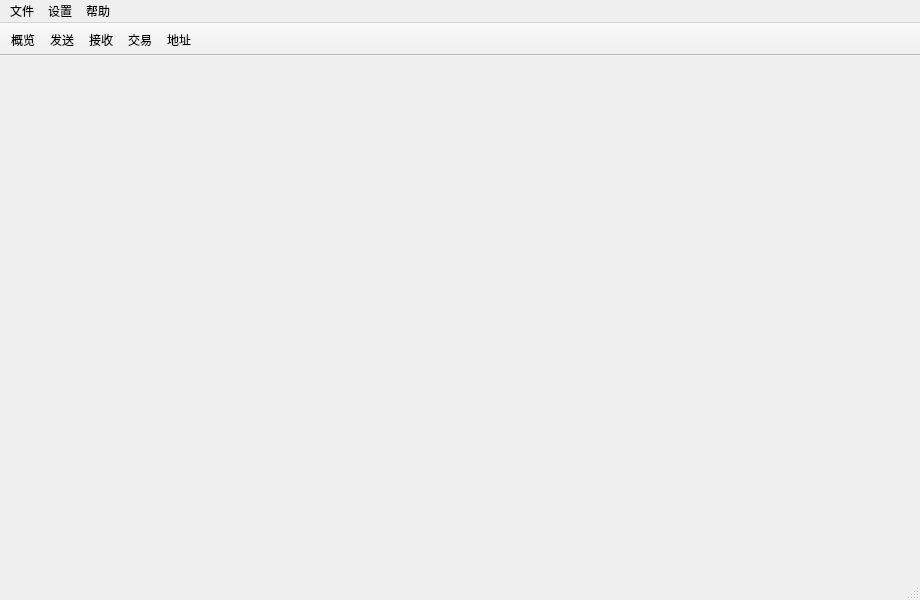
<?xml version="1.0" encoding="UTF-8"?>
<ui version="4.0">
 <class>MainWindow</class>
 <widget class="QMainWindow" name="MainWindow">
  <property name="geometry">
   <rect>
    <x>0</x>
    <y>0</y>
    <width>920</width>
    <height>600</height>
   </rect>
  </property>
  <property name="sizePolicy">
   <sizepolicy hsizetype="Preferred" vsizetype="Preferred">
    <horstretch>0</horstretch>
    <verstretch>0</verstretch>
   </sizepolicy>
  </property>
  <property name="minimumSize">
   <size>
    <width>0</width>
    <height>0</height>
   </size>
  </property>
  <property name="maximumSize">
   <size>
    <width>16777215</width>
    <height>16777215</height>
   </size>
  </property>
  <property name="windowTitle">
   <string>主窗口</string>
  </property>
  <property name="windowIcon">
   <iconset resource="../../resources.qrc">
    <normaloff>:/images/cryptonote</normaloff>:/images/cryptonote</iconset>
  </property>
  <widget class="QWidget" name="centralwidget">
   <layout class="QHBoxLayout" name="horizontalLayout">
    <property name="spacing">
     <number>0</number>
    </property>
    <property name="leftMargin">
     <number>0</number>
    </property>
    <property name="topMargin">
     <number>0</number>
    </property>
    <property name="rightMargin">
     <number>0</number>
    </property>
    <property name="bottomMargin">
     <number>0</number>
    </property>
    <item>
     <widget class="WalletGui::OverviewFrame" name="m_overviewFrame">
      <property name="frameShape">
       <enum>QFrame::NoFrame</enum>
      </property>
      <property name="frameShadow">
       <enum>QFrame::Raised</enum>
      </property>
     </widget>
    </item>
    <item>
     <widget class="WalletGui::SendFrame" name="m_sendFrame">
      <property name="frameShape">
       <enum>QFrame::NoFrame</enum>
      </property>
      <property name="frameShadow">
       <enum>QFrame::Raised</enum>
      </property>
     </widget>
    </item>
    <item>
     <widget class="WalletGui::ReceiveFrame" name="m_receiveFrame">
      <property name="frameShape">
       <enum>QFrame::NoFrame</enum>
      </property>
      <property name="frameShadow">
       <enum>QFrame::Raised</enum>
      </property>
     </widget>
    </item>
    <item>
     <widget class="WalletGui::TransactionsFrame" name="m_transactionsFrame">
      <property name="frameShape">
       <enum>QFrame::NoFrame</enum>
      </property>
      <property name="frameShadow">
       <enum>QFrame::Raised</enum>
      </property>
     </widget>
    </item>
    <item>
     <widget class="WalletGui::AddressBookFrame" name="m_addressBookFrame">
      <property name="frameShape">
       <enum>QFrame::NoFrame</enum>
      </property>
      <property name="frameShadow">
       <enum>QFrame::Raised</enum>
      </property>
     </widget>
    </item>
   </layout>
  </widget>
  <widget class="QMenuBar" name="menubar">
   <property name="geometry">
    <rect>
     <x>0</x>
     <y>0</y>
     <width>920</width>
     <height>23</height>
    </rect>
   </property>
   <widget class="QMenu" name="menuFile">
    <property name="title">
     <string>文件</string>
    </property>
    <addaction name="m_createWalletAction"/>
    <addaction name="m_openWalletAction"/>
    <addaction name="m_backupWalletAction"/>
    <addaction name="m_exitAction"/>
   </widget>
   <widget class="QMenu" name="menuSettings">
    <property name="title">
     <string>设置</string>
    </property>
    <addaction name="m_encryptWalletAction"/>
    <addaction name="m_changePasswordAction"/>
    <addaction name="separator"/>
    <addaction name="m_startOnLoginAction"/>
    <addaction name="m_minimizeToTrayAction"/>
    <addaction name="m_closeToTrayAction"/>
    <addaction name="separator"/>
    <addaction name="actionSetting"/>
   </widget>
   <widget class="QMenu" name="menuHelp">
    <property name="title">
     <string>帮助</string>
    </property>
    <addaction name="m_aboutCryptonoteAction"/>
    <addaction name="m_aboutQtAction"/>
   </widget>
   <addaction name="menuFile"/>
   <addaction name="menuSettings"/>
   <addaction name="menuHelp"/>
  </widget>
  <widget class="QToolBar" name="toolBar">
   <property name="windowTitle">
    <string>工具栏</string>
   </property>
   <property name="movable">
    <bool>false</bool>
   </property>
   <property name="toolButtonStyle">
    <enum>Qt::ToolButtonTextBesideIcon</enum>
   </property>
   <attribute name="toolBarArea">
    <enum>TopToolBarArea</enum>
   </attribute>
   <attribute name="toolBarBreak">
    <bool>false</bool>
   </attribute>
   <addaction name="m_overviewAction"/>
   <addaction name="m_sendAction"/>
   <addaction name="m_receiveAction"/>
   <addaction name="m_transactionsAction"/>
   <addaction name="m_addressBookAction"/>
  </widget>
  <widget class="QStatusBar" name="statusBar"/>
  <action name="m_overviewAction">
   <property name="checkable">
    <bool>true</bool>
   </property>
   <property name="enabled">
    <bool>true</bool>
   </property>
   <property name="icon">
    <iconset resource="../../resources.qrc">
     <normaloff>:/icons/overview</normaloff>:/icons/overview</iconset>
   </property>
   <property name="text">
    <string>概览</string>
   </property>
  </action>
  <action name="m_sendAction">
   <property name="checkable">
    <bool>true</bool>
   </property>
   <property name="enabled">
    <bool>true</bool>
   </property>
   <property name="icon">
    <iconset resource="../../resources.qrc">
     <normaloff>:/icons/send</normaloff>:/icons/send</iconset>
   </property>
   <property name="text">
    <string>发送</string>
   </property>
  </action>
  <action name="m_receiveAction">
   <property name="checkable">
    <bool>true</bool>
   </property>
   <property name="enabled">
    <bool>true</bool>
   </property>
   <property name="icon">
    <iconset resource="../../resources.qrc">
     <normaloff>:/icons/receive</normaloff>:/icons/receive</iconset>
   </property>
   <property name="text">
    <string>接收</string>
   </property>
  </action>
  <action name="m_transactionsAction">
   <property name="checkable">
    <bool>true</bool>
   </property>
   <property name="enabled">
    <bool>true</bool>
   </property>
   <property name="icon">
    <iconset resource="../../resources.qrc">
     <normaloff>:/icons/transactions</normaloff>:/icons/transactions</iconset>
   </property>
   <property name="text">
    <string>交易</string>
   </property>
  </action>
  <action name="m_exitAction">
   <property name="enabled">
    <bool>true</bool>
   </property>
   <property name="text">
    <string>退出</string>
   </property>
   <property name="shortcut">
    <string>Ctrl+Q</string>
   </property>
  </action>
  <action name="m_addressBookAction">
   <property name="checkable">
    <bool>true</bool>
   </property>
   <property name="enabled">
    <bool>true</bool>
   </property>
   <property name="icon">
    <iconset resource="../../resources.qrc">
     <normaloff>:/icons/address-book</normaloff>:/icons/address-book</iconset>
   </property>
   <property name="text">
    <string>地址</string>
   </property>
  </action>
  <action name="m_createWalletAction">
   <property name="enabled">
    <bool>true</bool>
   </property>
   <property name="text">
    <string>创建钱包</string>
   </property>
  </action>
  <action name="m_openWalletAction">
   <property name="enabled">
    <bool>true</bool>
   </property>
   <property name="text">
    <string>打开钱包</string>
   </property>
  </action>
  <action name="m_encryptWalletAction">
   <property name="enabled">
    <bool>true</bool>
   </property>
   <property name="text">
    <string>加密钱包</string>
   </property>
  </action>
  <action name="m_changePasswordAction">
   <property name="enabled">
    <bool>true</bool>
   </property>
   <property name="text">
    <string>修改密码</string>
   </property>
   <property name="toolTip">
    <string>修改密码</string>
   </property>
  </action>
  <action name="m_aboutCryptonoteAction">
   <property name="enabled">
    <bool>true</bool>
   </property>
   <property name="text">
    <string>关于</string>
   </property>
  </action>
  <action name="m_aboutQtAction">
   <property name="enabled">
    <bool>true</bool>
   </property>
   <property name="text">
    <string>关于Qt</string>
   </property>
  </action>
  <action name="m_backupWalletAction">
   <property name="enabled">
    <bool>true</bool>
   </property>
   <property name="text">
    <string>备份钱包</string>
   </property>
  </action>
  <action name="m_startOnLoginAction">
   <property name="checkable">
    <bool>true</bool>
   </property>
   <property name="text">
    <string>随系统启动而启动</string>
   </property>
  </action>
  <action name="m_minimizeToTrayAction">
   <property name="checkable">
    <bool>true</bool>
   </property>
   <property name="text">
    <string>最小化到图标</string>
   </property>
  </action>
  <action name="m_closeToTrayAction">
   <property name="checkable">
    <bool>true</bool>
   </property>
   <property name="text">
    <string>关闭成图标</string>
   </property>
  </action>
  <action name="actionSetting">
   <property name="text">
    <string>设置</string>
   </property>
  </action>
 </widget>
 <customwidgets>
  <customwidget>
   <class>WalletGui::OverviewFrame</class>
   <extends>QFrame</extends>
   <header>gui/OverviewFrame.h</header>
   <container>1</container>
  </customwidget>
  <customwidget>
   <class>WalletGui::SendFrame</class>
   <extends>QFrame</extends>
   <header>gui/SendFrame.h</header>
   <container>1</container>
  </customwidget>
  <customwidget>
   <class>WalletGui::ReceiveFrame</class>
   <extends>QFrame</extends>
   <header>gui/ReceiveFrame.h</header>
   <container>1</container>
  </customwidget>
  <customwidget>
   <class>WalletGui::TransactionsFrame</class>
   <extends>QFrame</extends>
   <header>gui/TransactionsFrame.h</header>
   <container>1</container>
  </customwidget>
  <customwidget>
   <class>WalletGui::AddressBookFrame</class>
   <extends>QFrame</extends>
   <header>gui/AddressBookFrame.h</header>
   <container>1</container>
  </customwidget>
 </customwidgets>
 <resources>
  <include location="../../resources.qrc"/>
 </resources>
 <connections>
  <connection>
   <sender>m_overviewAction</sender>
   <signal>toggled(bool)</signal>
   <receiver>m_overviewFrame</receiver>
   <slot>setVisible(bool)</slot>
   <hints>
    <hint type="sourcelabel">
     <x>-1</x>
     <y>-1</y>
    </hint>
    <hint type="destinationlabel">
     <x>112</x>
     <y>333</y>
    </hint>
   </hints>
  </connection>
  <connection>
   <sender>m_sendAction</sender>
   <signal>toggled(bool)</signal>
   <receiver>m_sendFrame</receiver>
   <slot>setVisible(bool)</slot>
   <hints>
    <hint type="sourcelabel">
     <x>-1</x>
     <y>-1</y>
    </hint>
    <hint type="destinationlabel">
     <x>337</x>
     <y>333</y>
    </hint>
   </hints>
  </connection>
  <connection>
   <sender>m_receiveAction</sender>
   <signal>toggled(bool)</signal>
   <receiver>m_receiveFrame</receiver>
   <slot>setVisible(bool)</slot>
   <hints>
    <hint type="sourcelabel">
     <x>-1</x>
     <y>-1</y>
    </hint>
    <hint type="destinationlabel">
     <x>562</x>
     <y>333</y>
    </hint>
   </hints>
  </connection>
  <connection>
   <sender>m_transactionsAction</sender>
   <signal>toggled(bool)</signal>
   <receiver>m_transactionsFrame</receiver>
   <slot>setVisible(bool)</slot>
   <hints>
    <hint type="sourcelabel">
     <x>-1</x>
     <y>-1</y>
    </hint>
    <hint type="destinationlabel">
     <x>787</x>
     <y>333</y>
    </hint>
   </hints>
  </connection>
  <connection>
   <sender>m_addressBookAction</sender>
   <signal>toggled(bool)</signal>
   <receiver>m_addressBookFrame</receiver>
   <slot>setVisible(bool)</slot>
   <hints>
    <hint type="sourcelabel">
     <x>-1</x>
     <y>-1</y>
    </hint>
    <hint type="destinationlabel">
     <x>809</x>
     <y>320</y>
    </hint>
   </hints>
  </connection>
  <connection>
   <sender>m_createWalletAction</sender>
   <signal>triggered()</signal>
   <receiver>MainWindow</receiver>
   <slot>createWallet()</slot>
   <hints>
    <hint type="sourcelabel">
     <x>-1</x>
     <y>-1</y>
    </hint>
    <hint type="destinationlabel">
     <x>449</x>
     <y>299</y>
    </hint>
   </hints>
  </connection>
  <connection>
   <sender>m_openWalletAction</sender>
   <signal>triggered()</signal>
   <receiver>MainWindow</receiver>
   <slot>openWallet()</slot>
   <hints>
    <hint type="sourcelabel">
     <x>-1</x>
     <y>-1</y>
    </hint>
    <hint type="destinationlabel">
     <x>449</x>
     <y>299</y>
    </hint>
   </hints>
  </connection>
  <connection>
   <sender>m_encryptWalletAction</sender>
   <signal>triggered()</signal>
   <receiver>MainWindow</receiver>
   <slot>encryptWallet()</slot>
   <hints>
    <hint type="sourcelabel">
     <x>-1</x>
     <y>-1</y>
    </hint>
    <hint type="destinationlabel">
     <x>449</x>
     <y>299</y>
    </hint>
   </hints>
  </connection>
  <connection>
   <sender>m_changePasswordAction</sender>
   <signal>triggered()</signal>
   <receiver>MainWindow</receiver>
   <slot>encryptWallet()</slot>
   <hints>
    <hint type="sourcelabel">
     <x>-1</x>
     <y>-1</y>
    </hint>
    <hint type="destinationlabel">
     <x>449</x>
     <y>299</y>
    </hint>
   </hints>
  </connection>
  <connection>
   <sender>m_aboutQtAction</sender>
   <signal>triggered()</signal>
   <receiver>MainWindow</receiver>
   <slot>aboutQt()</slot>
   <hints>
    <hint type="sourcelabel">
     <x>-1</x>
     <y>-1</y>
    </hint>
    <hint type="destinationlabel">
     <x>449</x>
     <y>299</y>
    </hint>
   </hints>
  </connection>
  <connection>
   <sender>m_backupWalletAction</sender>
   <signal>triggered()</signal>
   <receiver>MainWindow</receiver>
   <slot>backupWallet()</slot>
   <hints>
    <hint type="sourcelabel">
     <x>-1</x>
     <y>-1</y>
    </hint>
    <hint type="destinationlabel">
     <x>449</x>
     <y>299</y>
    </hint>
   </hints>
  </connection>
  <connection>
   <sender>m_aboutCryptonoteAction</sender>
   <signal>triggered()</signal>
   <receiver>MainWindow</receiver>
   <slot>about()</slot>
   <hints>
    <hint type="sourcelabel">
     <x>-1</x>
     <y>-1</y>
    </hint>
    <hint type="destinationlabel">
     <x>459</x>
     <y>299</y>
    </hint>
   </hints>
  </connection>
  <connection>
   <sender>m_startOnLoginAction</sender>
   <signal>triggered(bool)</signal>
   <receiver>MainWindow</receiver>
   <slot>setStartOnLogin(bool)</slot>
   <hints>
    <hint type="sourcelabel">
     <x>-1</x>
     <y>-1</y>
    </hint>
    <hint type="destinationlabel">
     <x>459</x>
     <y>299</y>
    </hint>
   </hints>
  </connection>
  <connection>
   <sender>m_minimizeToTrayAction</sender>
   <signal>triggered(bool)</signal>
   <receiver>MainWindow</receiver>
   <slot>setMinimizeToTray(bool)</slot>
   <hints>
    <hint type="sourcelabel">
     <x>-1</x>
     <y>-1</y>
    </hint>
    <hint type="destinationlabel">
     <x>459</x>
     <y>299</y>
    </hint>
   </hints>
  </connection>
  <connection>
   <sender>m_closeToTrayAction</sender>
   <signal>triggered(bool)</signal>
   <receiver>MainWindow</receiver>
   <slot>setCloseToTray(bool)</slot>
   <hints>
    <hint type="sourcelabel">
     <x>-1</x>
     <y>-1</y>
    </hint>
    <hint type="destinationlabel">
     <x>459</x>
     <y>299</y>
    </hint>
   </hints>
  </connection>
 </connections>
 <slots>
  <slot>createWallet()</slot>
  <slot>openWallet()</slot>
  <slot>encryptWallet()</slot>
  <slot>aboutQt()</slot>
  <slot>backupWallet()</slot>
  <slot>about()</slot>
  <slot>setStartOnLogin(bool)</slot>
  <slot>setMinimizeToTray(bool)</slot>
  <slot>setCloseToTray(bool)</slot>
 </slots>
</ui>
